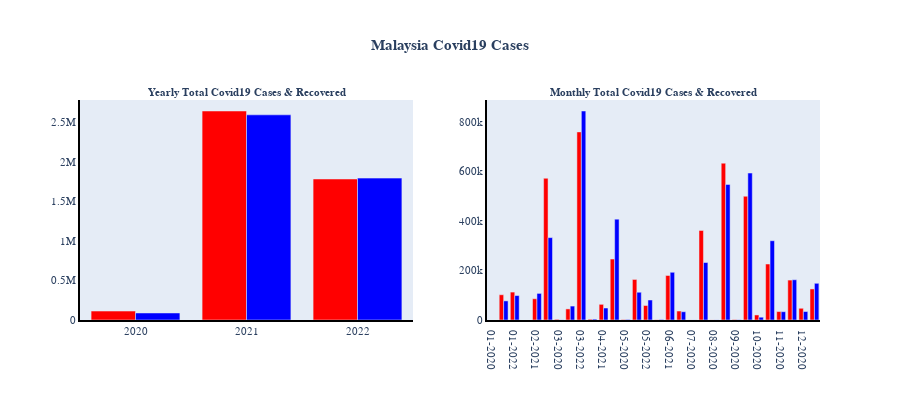

The code cell stored with this chart in its notebook:
### Code cell
fig = make_subplots(rows=1, cols=2, shared_xaxes=True, vertical_spacing=0.08,
                   subplot_titles=('<b>Yearly Total Covid19 Cases & Recovered</b>',
                                   '<b>Monthly Total Covid19 Cases & Recovered</b>'))
#Graph 1
fig.append_trace(go.Bar(x = df_mas_yearly['Year'], y = df_mas_yearly['cases_new'],
                        name='Cases Positive',marker_color='red'),row=1, col=1)
fig.append_trace(go.Bar(x = df_mas_yearly['Year'], y = df_mas_yearly['cases_recovered'],
                        name='Cases Recovered',marker_color='blue'),row=1, col=1)
#Graph 2
fig.append_trace(go.Bar(x = df_mas_monthly['YearMonth'], y = df_mas_monthly['cases_new'],
                        name='Cases Positive',marker_color='red'),row=1, col=2)
fig.append_trace(go.Bar(x = df_mas_monthly['YearMonth'], y = df_mas_monthly['cases_recovered'],
                        name='Cases Recovered',marker_color='blue'),row=1, col=2)

#Update Fonts & Size
fig.update_annotations(font=dict(family="Helvetica", size=11))
fig.update_layout(font=dict(family="Helvetica", size=11))
fig.update_layout(height=400,showlegend=False,
                 title_text='<b>Malaysia Covid19 Cases</b>',title_x=0.5)
fig.update_xaxes(showgrid=False, zeroline=False, showline=True, linewidth=2, linecolor='black')
fig.update_yaxes(showgrid=False, zeroline=False, showline=True, linewidth=2, linecolor='black')

#Plotting the graph
fig.show()

### Figure 1 — Plotly figure (JSON) as saved in the notebook; plotly's stock layout.template omitted (floating-point values rounded to 4 significant figures)
{"data": [{"marker": {"color": "red"}, "name": "Cases Positive", "type": "bar", "x": ["2020", "2021", "2022"], "xaxis": "x", "y": [113010, 2645076, 1784619], "yaxis": "y"}, {"marker": {"color": "blue"}, "name": "Cases Recovered", "type": "bar", "x": ["2020", "2021", "2022"], "xaxis": "x", "y": [88940, 2596438, 1795640], "yaxis": "y"}, {"marker": {"color": "red"}, "name": "Cases Positive", "type": "bar", "x": ["01-2020", "01-2021", "01-2022", "02-2020", "02-2021", "02-2022", "03-2020", "03-2021", "03-2022", "04-2020", "04-2021", "04-2022", "05-2020", "05-2021", "05-2022", "06-2020", "06-2021", "06-2022", "07-2020", "07-2021", "08-2020", "08-2021", "09-2020", "09-2021", "10-2020", "10-2021", "11-2020", "11-2021", "12-2020", "12-2021"], "xaxis": "x2", "y": [8, 101949, 112672, 17, 85793, 571978, 2741, 44748, 759183, 3236, 63213, 246085, 1817, 163644, 58506, 820, 179622, 36195, 337, 361293, 364, 632982, 1884, 499441, 20324, 225947, 34149, 161140, 47313, 125304], "yaxis": "y2"}, {"marker": {"color": "blue"}, "name": "Cases Recovered", "type": "bar", "x": ["01-2020", "01-2021", "01-2022", "02-2020", "02-2021", "02-2022", "03-2020", "03-2021", "03-2022", "04-2020", "04-2021", "04-2022", "05-2020", "05-2021", "05-2022", "06-2020", "06-2021", "06-2022", "07-2020", "07-2021", "08-2020", "08-2021", "09-2020", "09-2021", "10-2020", "10-2021", "11-2020", "11-2021", "12-2020", "12-2021"], "xaxis": "x2", "y": [0, 77108, 98625, 22, 107368, 332561, 514, 56207, 843518, 3634, 48356, 406869, 2182, 112058, 80731, 2001, 192642, 33336, 290, 231958, 410, 547086, 913, 593100, 11281, 319938, 33511, 162443, 34182, 148174], "yaxis": "y2"}], "layout": {"annotations": [{"font": {"family": "Helvetica", "size": 11}, "showarrow": false, "text": "<b>Yearly Total Covid19 Cases & Recovered</b>", "x": 0.225, "xanchor": "center", "xref": "paper", "y": 1, "yanchor": "bottom", "yref": "paper"}, {"font": {"family": "Helvetica", "size": 11}, "showarrow": false, "text": "<b>Monthly Total Covid19 Cases & Recovered</b>", "x": 0.775, "xanchor": "center", "xref": "paper", "y": 1, "yanchor": "bottom", "yref": "paper"}], "font": {"family": "Helvetica", "size": 11}, "height": 400, "showlegend": false, "title": {"text": "<b>Malaysia Covid19 Cases</b>", "x": 0.5}, "xaxis": {"anchor": "y", "domain": [0, 0.45], "linecolor": "black", "linewidth": 2, "showgrid": false, "showline": true, "zeroline": false}, "xaxis2": {"anchor": "y2", "domain": [0.55, 1], "linecolor": "black", "linewidth": 2, "showgrid": false, "showline": true, "zeroline": false}, "yaxis": {"anchor": "x", "domain": [0, 1], "linecolor": "black", "linewidth": 2, "showgrid": false, "showline": true, "zeroline": false}, "yaxis2": {"anchor": "x2", "domain": [0, 1], "linecolor": "black", "linewidth": 2, "showgrid": false, "showline": true, "zeroline": false}}}
